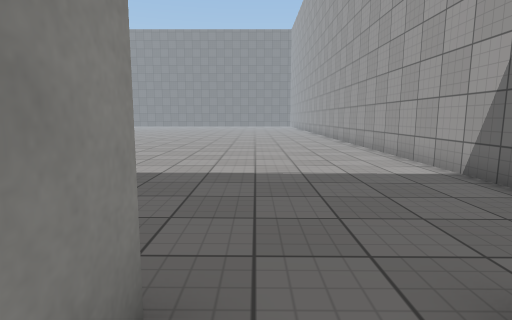
View 1 (above)

24 first-person views from a walk through a 3-D level made in the Unity game engine. The camera is 1.2 m above the floor, tilts 8° down and sees 80° across. Doors are open. The floor is counted in squares, 1 m on a side. Each view is taken from the middle of a square. On the plan, view 1 faces up. The plan holds only what a view shows up to about 13 squares ahead; the rest is blank. The player character is not drawn. Surface patterns are stand-ins for the level's own textures.

View 2
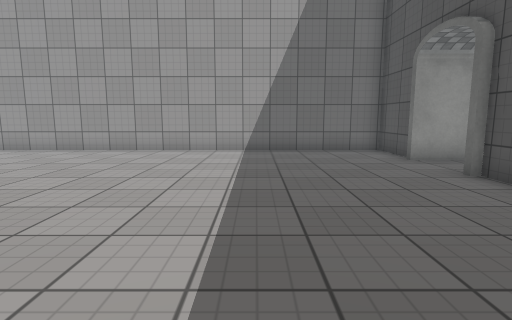

View 3
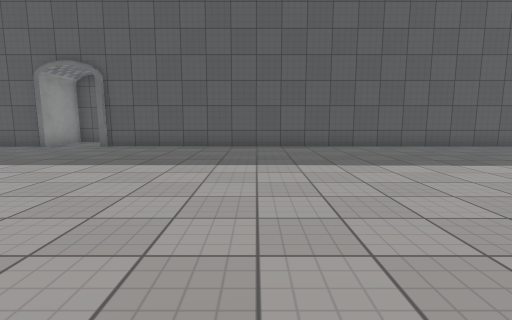

View 4
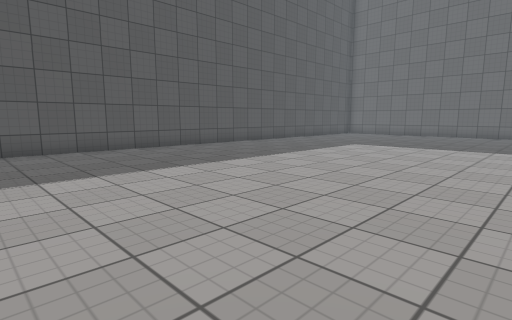

View 5
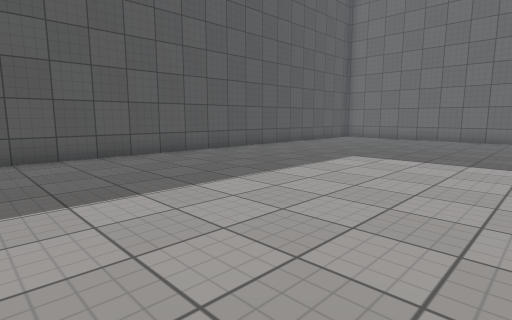

View 6
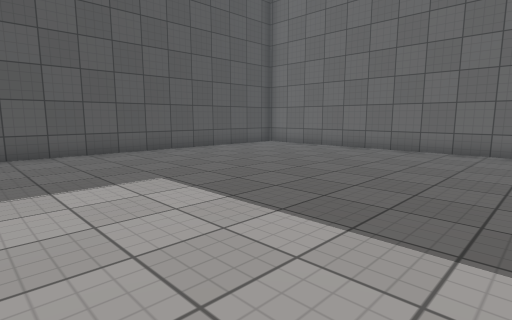

View 7
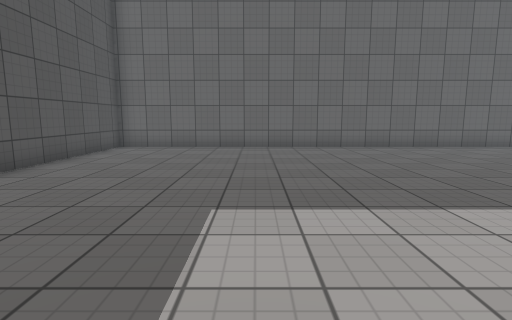

View 8
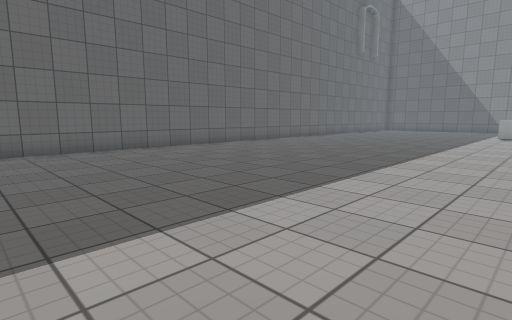

View 9
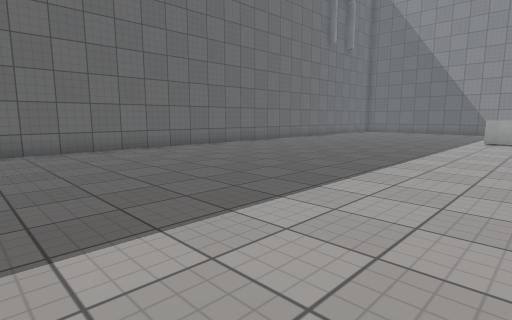

View 10
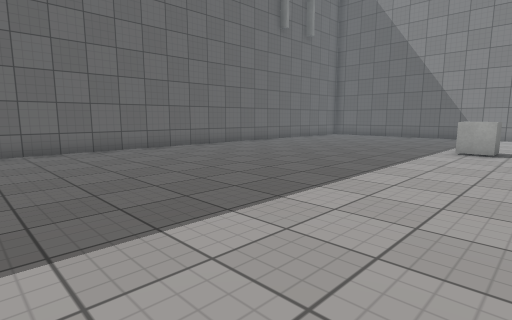

View 11
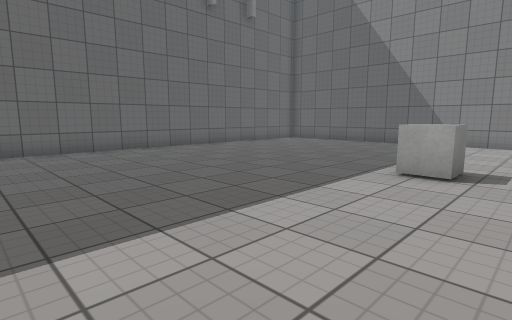

View 12
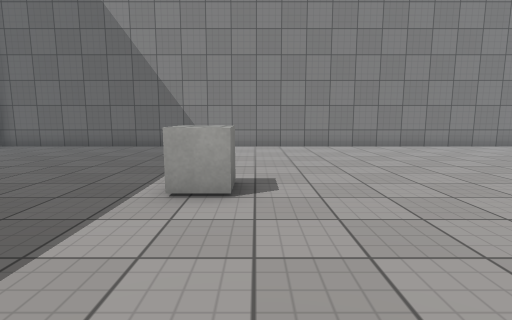

View 13
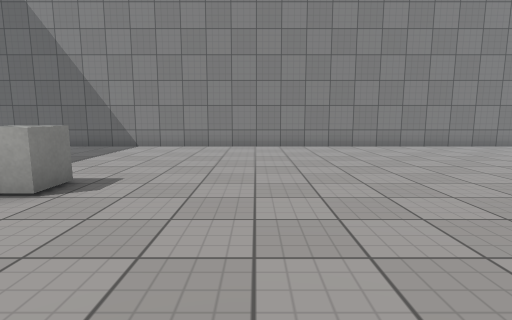

View 14
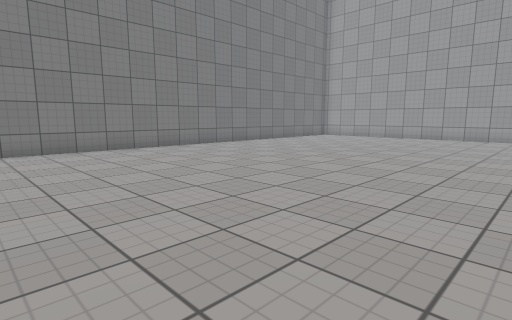

View 15
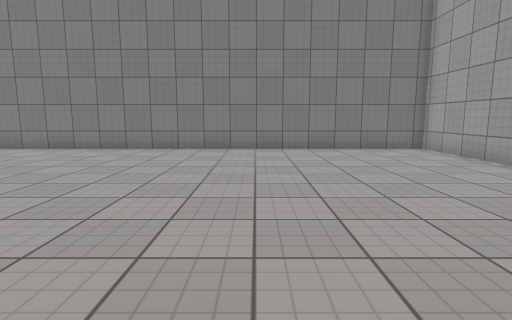

View 16
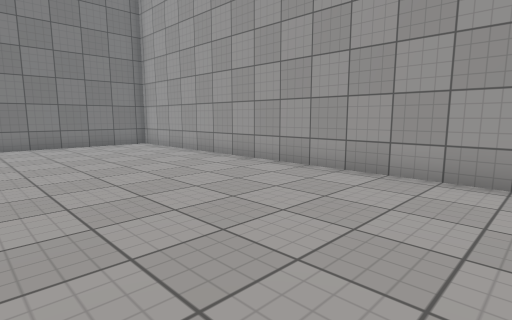

View 17
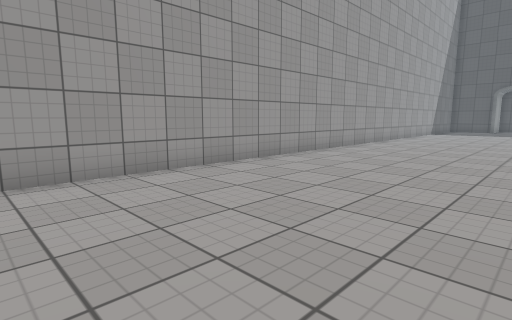

View 18
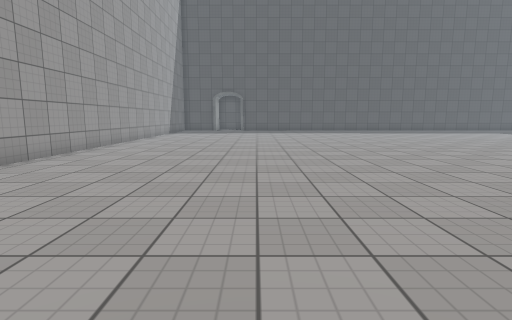

View 19
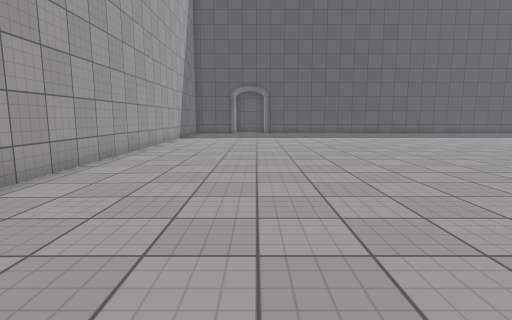

View 20
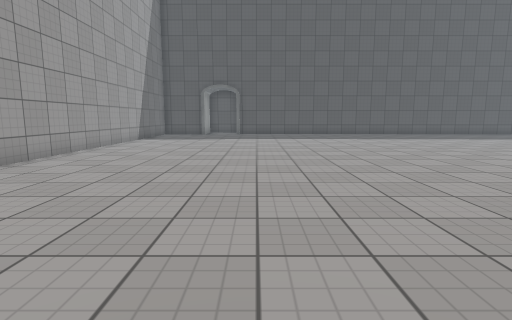

View 21
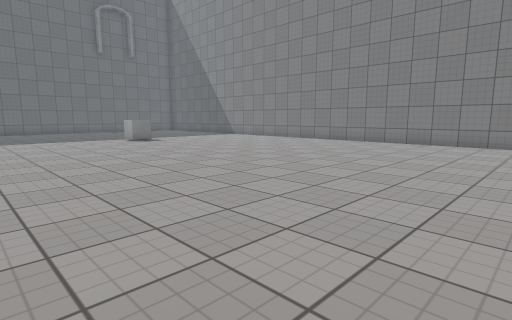

View 22
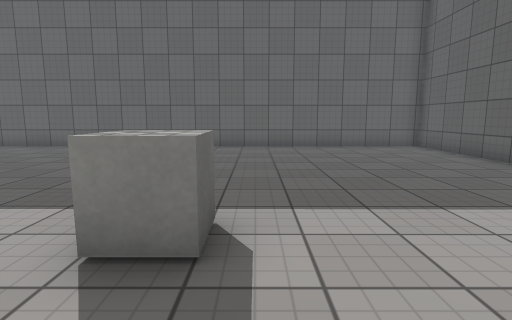

View 23
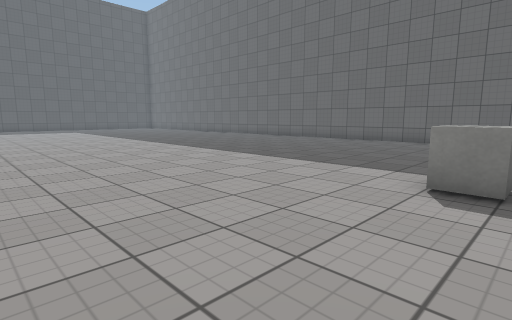

View 24
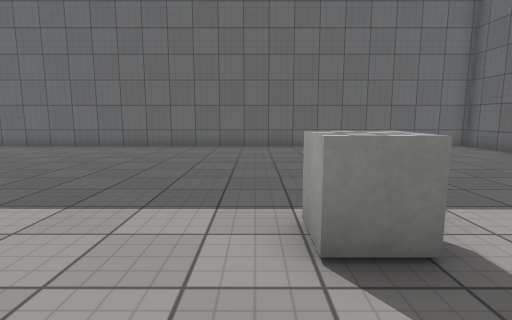

### Floor plan
Points are (right, up) in squares from view 1. A wall is a line through its corners. A room is listed if a view was taken in it or the views show most of it. See-through windows are left out.
Room 1 (view 1)
walls: (1.6, 0) (1.6, 1.7)
ways out: open door at (0.5, 1) to room 2
Room 2 (views 2, 3, 4, 5, 6, 7, 8, 9, 10, 11, 12, 13, 14, 15, 16, 17, 18, 19, 20, 21, 22, 23, 24)
walls: (-0.6, 1.7) (-0.6, 0.6); (1.9, 1.4) (4.4, 1.4) (4.4, 39.7) (-28.6, 39.7) (-28.6, 1.4) (-0.7, 1.4)
ways out: open door at (0.5, 1) to room 1
objects: other object (-19, 32)

Where each view was taken, in squares from view 1:
view 1: 0 up, 0 right, facing up
view 2: 6 up, 7 left, facing right
view 3: 14 up, 7 left, facing down
view 4: 13 up, 7 left, facing down-left
view 5: 11 up, 11 left, facing down-left
view 6: 12 up, 17 left, facing down-left
view 7: 7 up, 16 left, facing left
view 8: 11 up, 17 left, facing up-left
view 9: 15 up, 17 left, facing up-left
view 10: 20 up, 17 left, facing up-left
view 11: 25 up, 17 left, facing up-left
view 12: 27 up, 18 left, facing up
view 13: 27 up, 15 left, facing up
view 14: 28 up, 14 left, facing up-right
view 15: 28 up, 2 left, facing up
view 16: 26 up, 2 left, facing up-right
view 17: 30 up, 2 left, facing down-right
view 18: 29 up, 2 left, facing down
view 19: 24 up, 0 right, facing down
view 20: 23 up, 2 left, facing down
view 21: 25 up, 3 left, facing up-left
view 22: 33 up, 16 left, facing left
view 23: 33 up, 13 left, facing down-left
view 24: 31 up, 16 left, facing left
